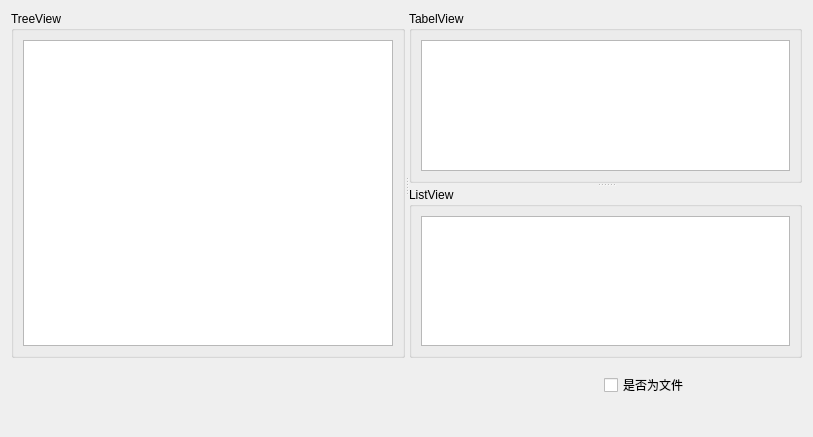
<?xml version="1.0" encoding="UTF-8"?>
<ui version="4.0">
 <class>Widget</class>
 <widget class="QWidget" name="Widget">
  <property name="geometry">
   <rect>
    <x>0</x>
    <y>0</y>
    <width>813</width>
    <height>437</height>
   </rect>
  </property>
  <property name="windowTitle">
   <string>Widget</string>
  </property>
  <layout class="QVBoxLayout" name="verticalLayout_4">
   <item>
    <layout class="QGridLayout" name="gridLayout_2">
     <item row="0" column="0">
      <widget class="QSplitter" name="splitter_2">
       <property name="orientation">
        <enum>Qt::Orientation::Horizontal</enum>
       </property>
       <widget class="QGroupBox" name="groupBox">
        <property name="title">
         <string>TreeView</string>
        </property>
        <layout class="QVBoxLayout" name="verticalLayout_3">
         <item>
          <widget class="QTreeView" name="treeView"/>
         </item>
        </layout>
       </widget>
       <widget class="QSplitter" name="splitter">
        <property name="orientation">
         <enum>Qt::Orientation::Vertical</enum>
        </property>
        <widget class="QGroupBox" name="groupBox_2">
         <property name="title">
          <string>TabelView</string>
         </property>
         <layout class="QVBoxLayout" name="verticalLayout_2">
          <item>
           <widget class="QTableView" name="tableView"/>
          </item>
         </layout>
        </widget>
        <widget class="QGroupBox" name="groupBox_3">
         <property name="title">
          <string>ListView</string>
         </property>
         <layout class="QVBoxLayout" name="verticalLayout">
          <item>
           <widget class="QListView" name="listView"/>
          </item>
         </layout>
        </widget>
       </widget>
      </widget>
     </item>
     <item row="1" column="0">
      <widget class="QWidget" name="widget" native="true">
       <layout class="QGridLayout" name="gridLayout">
        <item row="0" column="1">
         <widget class="QLabel" name="labelModeSize">
          <property name="text">
           <string/>
          </property>
         </widget>
        </item>
        <item row="0" column="3">
         <widget class="QCheckBox" name="checkBox">
          <property name="text">
           <string>是否为文件</string>
          </property>
         </widget>
        </item>
        <item row="0" column="0">
         <widget class="QLabel" name="labelModeName">
          <property name="text">
           <string/>
          </property>
         </widget>
        </item>
        <item row="1" column="0" colspan="4">
         <widget class="QLabel" name="labelModePath">
          <property name="text">
           <string/>
          </property>
         </widget>
        </item>
        <item row="0" column="2">
         <widget class="QLabel" name="labelModeType">
          <property name="text">
           <string/>
          </property>
         </widget>
        </item>
       </layout>
      </widget>
     </item>
    </layout>
   </item>
  </layout>
 </widget>
 <resources/>
 <connections/>
</ui>
